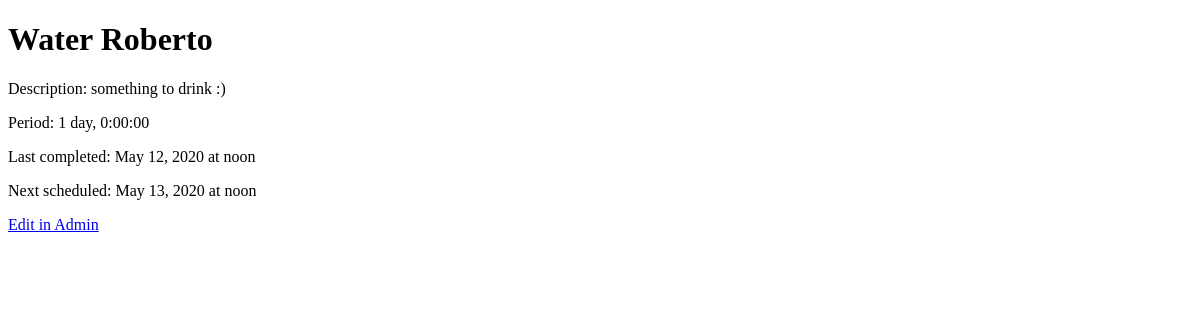
The app's page /tasks/1/, older data.
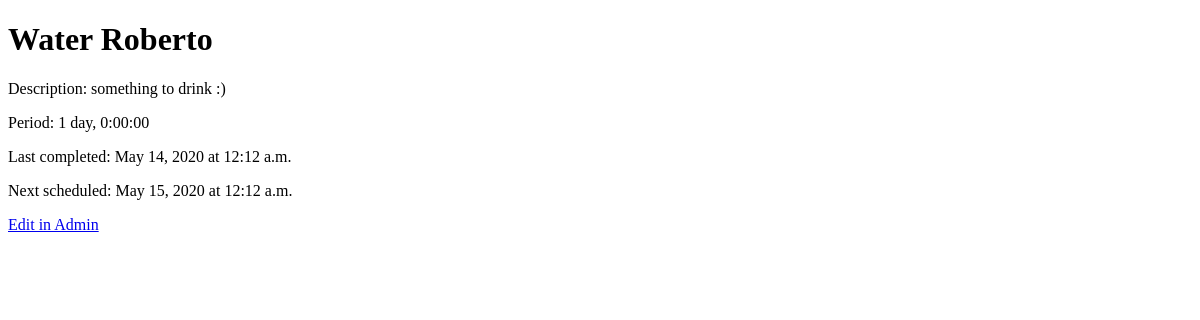
The same page, newer data.
### manager/models.py (models this page shows, shortened)
class Task(models.Model):
    name = models.CharField(max_length=60)
    description = models.CharField(max_length=400)
    command = models.CharField(max_length=100)
    period = models.DurationField()
    last_completed_time = models.DateTimeField()
    @property
    def next_scheduled_time(self):
        return self.last_completed_time + self.period

### manager/views.py (the view)
# urls.py: path('tasks/<int:task_id>/', views.task_details, name='task_details'),
def task_details(request, task_id):
    task = get_object_or_404(Task, pk=task_id)
    return render(
        request,
        'manager/task_details.html',
        {'task': task}
    )

### manager/templates/manager/task_details.html (shortened to what this page needs)
{% extends 'manager/base_details.html' %}
{% block heading %}
    {{ task.name|title }}
{% endblock %}
{% block details %}
    <p>Description: {{ task.description }}</p>
    <p>Period: {{ task.period }}</p>
    <p>Last completed: {{ task.last_completed_time.date }} at {{ task.last_completed_time.time }}</p>
    <p>Next scheduled: {{ task.next_scheduled_time.date }} at {{ task.next_scheduled_time.time }}</p>
{% endblock %}
{% block edit_url %}
    {% url 'admin:manager_task_change' task.id %}
{% endblock %}

Row changes from the older to the newer data that the page shows:
changed Task "Water Roberto": last_completed_time "May 12, 2020" → "May 14, 2020"; last_completed_time.time "noon" → "12:12 a.m."; next_scheduled_time "May 13, 2020" → "May 15, 2020"; next_scheduled_time.time "noon" → "12:12 a.m."
